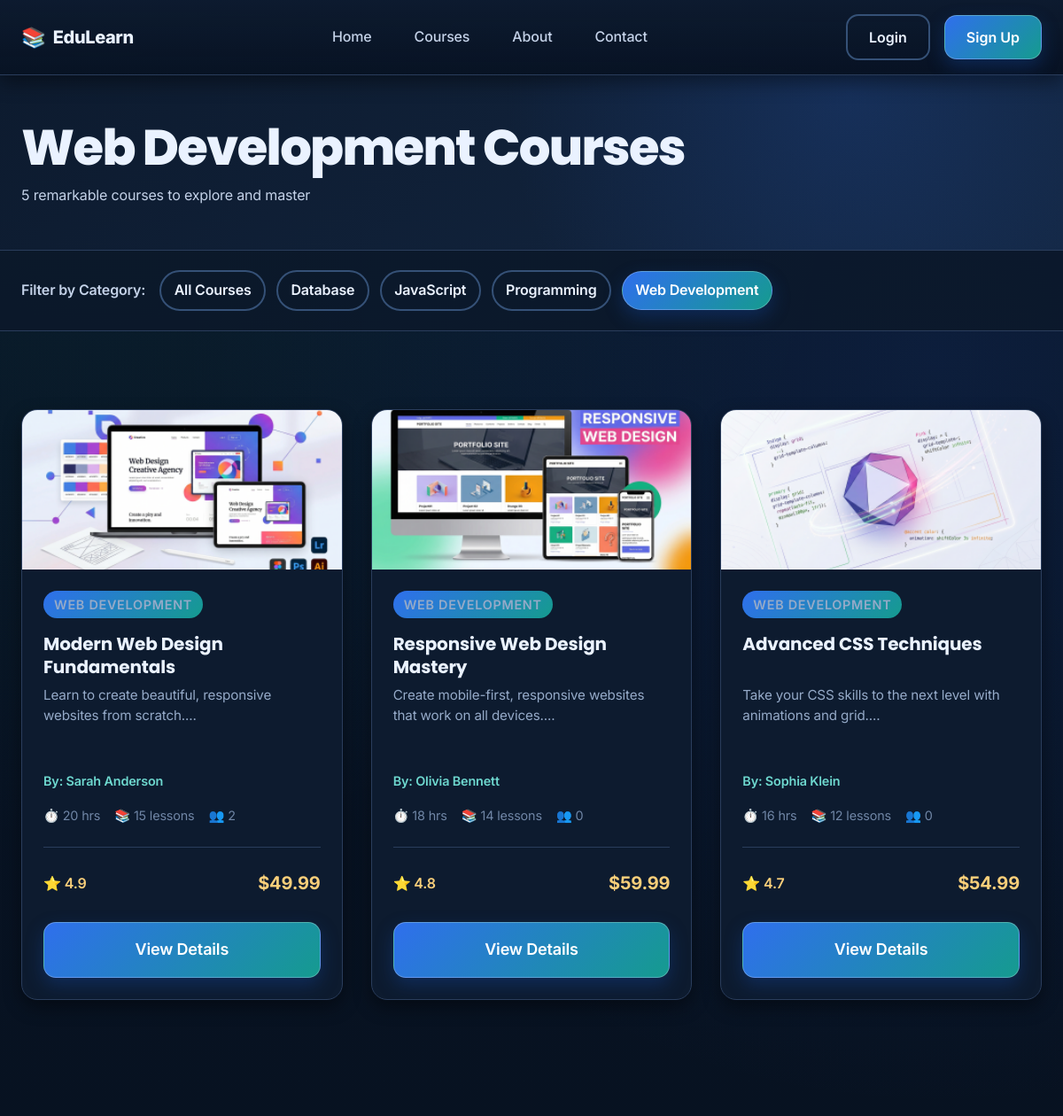
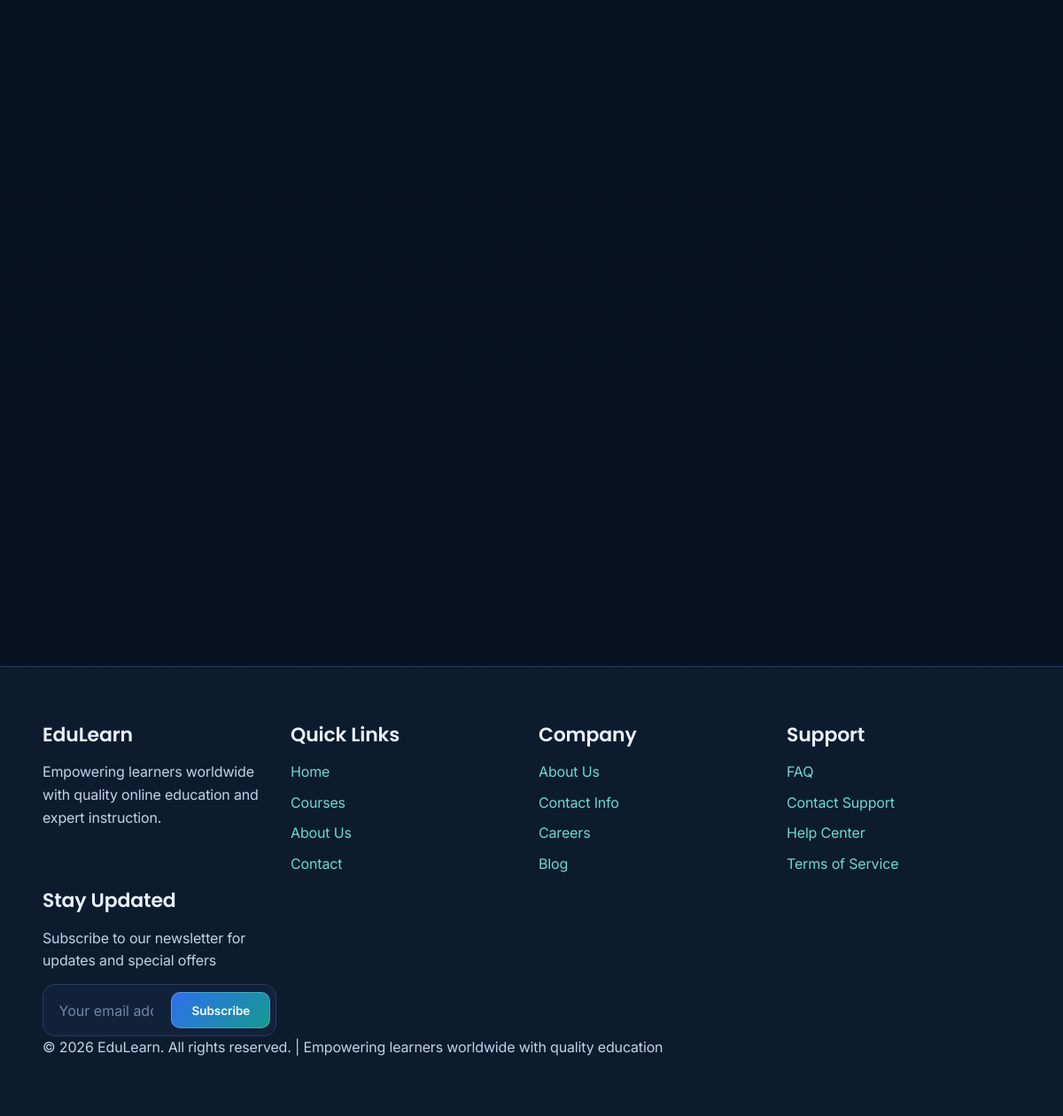
The app's page /pages/courses.php?category=Web+Development with its own data (2 pictures, top to bottom).
### tables this page shows
CREATE TABLE IF NOT EXISTS courses (
    id INT AUTO_INCREMENT PRIMARY KEY,
    title VARCHAR(255) NOT NULL,
    description TEXT NOT NULL,
    category VARCHAR(100) NOT NULL,
    instructor_id INT NOT NULL,
    thumbnail VARCHAR(255),
    level ENUM('beginner', 'intermediate', 'advanced') DEFAULT 'beginner',
    price DECIMAL(10, 2) DEFAULT 49.99,
    rating DECIMAL(3, 1) DEFAULT 4.8,
    students_count INT DEFAULT 0,
    duration_hours INT DEFAULT 20,
    lessons_count INT DEFAULT 15,
    status ENUM('published', 'draft', 'archived') DEFAULT 'published',
    created_at TIMESTAMP DEFAULT CURRENT_TIMESTAMP,
    updated_at TIMESTAMP DEFAULT CURRENT_TIMESTAMP ON UPDATE CURRENT_TIMESTAMP,
    FOREIGN KEY (instructor_id) REFERENCES users(id),
    INDEX (category),
    INDEX (instructor_id),
    INDEX (status)
);

CREATE TABLE IF NOT EXISTS users (
    id INT AUTO_INCREMENT PRIMARY KEY,
    fullname VARCHAR(100) NOT NULL,
    email VARCHAR(100) NOT NULL UNIQUE,
    phone VARCHAR(20),
    password VARCHAR(255) NOT NULL,
    profile_picture VARCHAR(255),
    bio TEXT,
    role ENUM('student', 'instructor') DEFAULT 'student',
    status ENUM('active', 'inactive', 'suspended') DEFAULT 'active',
    created_at TIMESTAMP DEFAULT CURRENT_TIMESTAMP,
    updated_at TIMESTAMP DEFAULT CURRENT_TIMESTAMP ON UPDATE CURRENT_TIMESTAMP,
    INDEX (email),
    INDEX (role)
);

### pages/courses.php (the view, shortened to what this page needs)
<?php
include '../includes/header.php';
include '../includes/database.php';
function get_course_thumbnail_path_page($thumbnail, $category) {
    $image_root = dirname(__DIR__) . '/images/';
    $fallback_by_category = array(
        'Web Development' => 'course-web-design.png',
        'Database' => 'course-database.png',
        'JavaScript' => 'course-javascript.png',
        'Programming' => 'course-python.png'
    );
    if (!empty($thumbnail) && file_exists($image_root . $thumbnail)) {
        return '../images/' . $thumbnail;
    }
    $fallback = $fallback_by_category[$category] ?? 'course-web-design.png';
    return '../images/' . $fallback;
}
$selected_category = isset($_GET['category']) ? stripslashes(htmlspecialchars($_GET['category'])) : '';
$categories_query = "SELECT DISTINCT category FROM courses WHERE status = 'published' ORDER BY category";
$categories_result = mysqli_query($connection, $categories_query);
$categories = array();
if ($categories_result) {
    while ($row = mysqli_fetch_assoc($categories_result)) {
        $categories[] = $row['category'];
    }
}
if (!empty($selected_category)) {
    $courses_query = "
        SELECT c.*, u.fullname as instructor_name
        FROM courses c
        LEFT JOIN users u ON c.instructor_id = u.id
        WHERE c.category = '" . mysqli_real_escape_string($connection, $selected_category) . "'
        AND c.status = 'published'
        ORDER BY c.students_count DESC
    ";
    $page_title = ucfirst($selected_category) . " Courses";
}
$courses_result = mysqli_query($connection, $courses_query);
$courses = array();
if ($courses_result) {
    while ($row = mysqli_fetch_assoc($courses_result)) {
        $courses[] = $row;
    }
}
?>
<section class="page-header">
    <div class="container">
        <h1><?php echo $page_title; ?></h1>
        <p><?php echo count($courses); ?> remarkable course<?php echo count($courses) !== 1 ? 's' : ''; ?> to explore and master</p>
    </div>
</section>
<section class="filters-section">
    <div class="container">
        <div class="filters-wrap">
            <span class="filters-label">Filter by Category:</span>
            <a href="courses.php" class="btn filter-chip <?php echo empty($selected_category) ? 'btn-primary' : 'btn-outline'; ?>">
                All Courses
            </a>
            <?php foreach ($categories as $category): ?>
                <a href="?category=<?php echo urlencode($category); ?>"
                   class="btn filter-chip <?php echo ($selected_category === $category) ? 'btn-primary' : 'btn-outline'; ?>">
                    <?php echo htmlspecialchars($category); ?>
                </a>
            <?php endforeach; ?>
        </div>
    </div>
</section>
<section class="courses-section">
    <div class="container">
        <?php if (empty($courses)): ?>
            <div class="empty-state">
                <p>No courses found in this category. Please try another!</p>
            </div>
        <?php else: ?>
            <div class="course-grid">
                <?php foreach ($courses as $course): ?>
                    <div class="course-card">
                        <div class="course-card-image">
                            <img src="<?php echo htmlspecialchars(get_course_thumbnail_path_page($course['thumbnail'] ?? '', $course['category'] ?? '')); ?>" alt="<?php echo htmlspecialchars($course['title']); ?>">
                        </div>
                        <div class="course-card-body">
                            <div class="course-category">
                                <?php echo htmlspecialchars($course['category']); ?>
                            </div>
                            <h3 class="course-card-title">
                                <?php echo htmlspecialchars($course['title']); ?>
                            </h3>
                            <p class="course-card-description">
                                <?php echo htmlspecialchars(substr($course['description'], 0, 80)) . '...'; ?>
                            </p>
                            <p class="course-card-instructor">
                                By: <?php echo htmlspecialchars($course['instructor_name']); ?>
                            </p>
                            <div class="course-card-meta">
                                <span>⏱️ <?php echo $course['duration_hours'] ?? 20; ?> hrs</span>
                                <span>📚 <?php echo $course['lessons_count'] ?? 15; ?> lessons</span>
                                <span>👥 <?php echo number_format($course['students_count']); ?></span>
                            </div>
                            <div class="course-card-footer">
                                <div class="course-rating">
                                    ⭐ <?php echo $course['rating'] ?? 4.8; ?>
                                </div>
                                <div class="course-price">
                                    $<?php echo number_format($course['price'] ?? 49.99, 2); ?>
                                </div>
                            </div>
                            <a href="course-detail.php?id=<?php echo $course['id']; ?>" class="btn btn-primary btn-large">View Details</a>
                        </div>
                    </div>
                <?php endforeach; ?>
            </div>
        <?php endif; ?>
    </div>
</section>
<?php
include '../includes/footer.php';
?>

### records on screen
courses: thumbnail+category (picture), category "WEB DEVELOPMENT", title "Modern Web Design Fundamentals", description "Learn to create beautiful, responsive websites from scratch.", instructor.fullname "Sarah Anderson", duration_hours "20", lessons_count "15", students_count "2", rating "4.9", price "49.99"
courses: thumbnail+category (picture), category "WEB DEVELOPMENT", title "Responsive Web Design Mastery", description "Create mobile-first, responsive websites that work on all devices.", instructor.fullname "Olivia Bennett", duration_hours "18", lessons_count "14", students_count "0", rating "4.8", price "59.99"
courses: thumbnail+category (picture), category "WEB DEVELOPMENT", title "Advanced CSS Techniques", description "Take your CSS skills to the next level with animations and grid.", instructor.fullname "Sophia Klein", duration_hours "16", lessons_count "12", students_count "0", rating "4.7", price "54.99"

### other values on screen
$page_title "Web Development Courses"
count($courses) "5"
$category "Database"
$category "JavaScript"
$category "Programming"
$category "Web Development"
